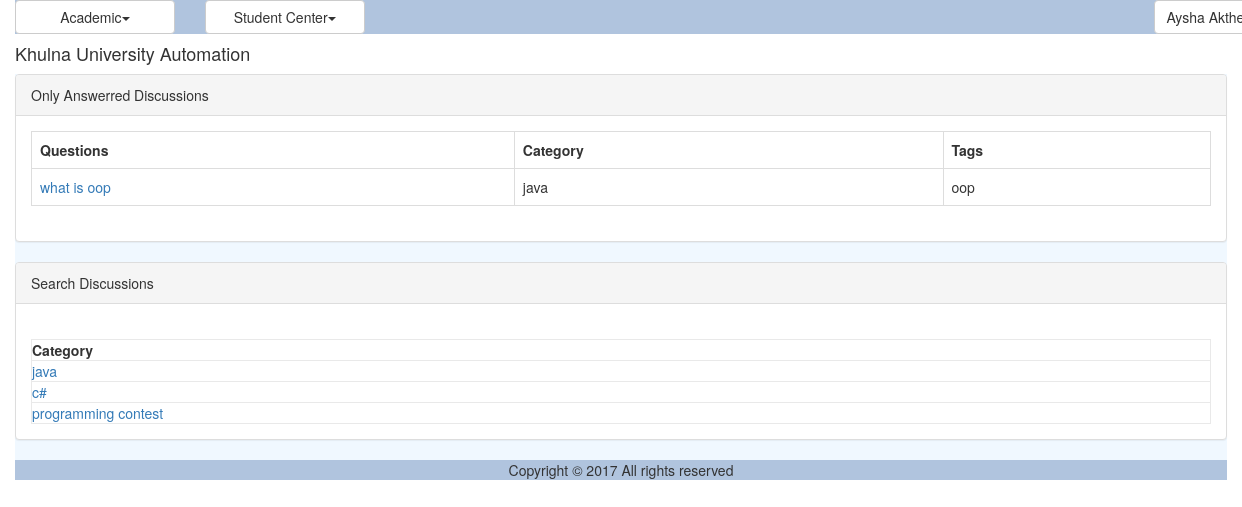
The page /discussion_answered.php (signed in) on the database its author committed.
### tables this page shows
CREATE TABLE `dms_discussion` (
  `ID` varchar(40) NOT NULL,
  `Title` varchar(150) NOT NULL,
  `CategoryID` varchar(40) NOT NULL,
  `Description` varchar(300) NOT NULL,
  `Tag` varchar(200) NOT NULL,
  `CreationDate` datetime NOT NULL,
  `CreatorID` varchar(40) NOT NULL
);

CREATE TABLE `dms_discussion_category` (
  `ID` varchar(40) NOT NULL,
  `Name` varchar(40) NOT NULL
);

### util/class.util.inc (called while the page is built, shortened)
<?php
class ConfigUtil implements I_DBConfig, I_LogConfig, I_LanguageConfig{
	public static $s_instance;
	private $_host;
	private $_username;
	private $_password;
	private $_database;
	public static function getInstance() {
		if(!self::$s_instance) {
			self::$s_instance = new self();
		}
		return self::$s_instance;
	}
	private function readConfig(){
		$this->_ini_array = parse_ini_file(CONFIG.'system.ini');
		$this->_host =	$this->_ini_array['db_host'];
		$this->_username = $this->_ini_array['db_username'];
		$this->_password = $this->_ini_array['db_password'];
		$this->_database = $this->_ini_array['db_database'];
	}
	public function getDBHost(){
		return $this->_host;
	}
	public function getDBUserName(){
		return $this->_username;
	}
	public function getDBPassword(){
		return $this->_password;
	}
	public function getDBName(){
		return $this->_database;
	}
}
class DBUtil implements I_DBUtil {
	private static $s_instance;
	private $_host;
	private $_username;
	private $_password;
	private $_database;
	protected $_connection;
	protected $_result;
	public static function getInstance() {
		if(!self::$s_instance) {
			self::$s_instance = new self();
		}
		return self::$s_instance;
	}
	private function readDBConfig(){
		$_config = ConfigUtil::getInstance();
		$this->_host = $_config->getDBHost();
		$this->_username = $_config->getDBUserName();
		$this->_password = $_config->getDBPassword();
		$this->_database = $_config->getDBName();
	}
	private function setConnection(){
		$this->_connection = new mysqli($this->_host, $this->_username,
			$this->_password, $this->_database);
	}
	public function doQuery($sql) {
		$this->_result = $this->_connection->query($sql) or die(mysqli_error($this->_connection));
		return $this->_result;
	}
	public function getNumRows() {
		$this->_numRows = mysqli_num_rows($this->_result);
		return $this->_numRows;
	}
	public function getAllRows() {
		$rows = array();
		for($x = 0; $x < $this->getNumRows(); $x++) {
			$rows[] = mysqli_fetch_assoc($this->_result);
		}
		return $rows;
	}
	public function getTopRow() {
		return $this->_result->fetch_array();
	}
}
class LogUtil{
	private static $s_instance;
	public static function getInstance(){
		if(!self::$s_instance) {
			self::$s_instance = new self();
		}
		return self::$s_instance;
	}
}
class LangUtil{
	private static $s_instance;
	public static function getInstance() {
		if(!self::$s_instance) {
			self::$s_instance = new self();
		}
		return self::$s_instance;
	}
}
?>

### modules/forum/ui/blade/view.answered.blade.inc (called while the page is built, shortened)
<?php
include_once UTILITY.'class.util.inc';
include_once MODULES_FORUM.'bao/class.answeredbao.inc';
$_AnsweredBAO = new AnsweredBAO();
?>

### modules/forum/bao/class.answeredbao.inc (called while the page is built, shortened)
<?php
include_once UTILITY.'class.util.inc';
include_once MODULES_FORUM.'dao/class.answereddao.inc';
Class AnsweredBAO{
	private $_AnsweredDAO;
	public function __construct(){
		$this->_AnsweredDAO = new AnsweredDAO();
	}
	public function getAllDiscussions(){
		$Result = $this->_AnsweredDAO->getAllDiscussions();
		return $Result;
	}
	public function getAllDiscussionCategorys(){
		$Result = $this->_AnsweredDAO->getAllDiscussionCategorys();
		return $Result;
	}
	public function getNameFromCatagoryID($Discussion){
		$Result = $this->_AnsweredDAO->getNameFromCatagoryID($Discussion);
		return $Result;
	}
}
?>

### modules/forum/dao/class.answereddao.inc (called while the page is built, shortened)
<?php
include_once COMMON.'class.common.inc';
include_once COMMON.'class.common.forum.inc';
include_once UTILITY.'class.util.inc';
Class AnsweredDAO{
	private $_DB;
	public function __construct(){
		$this->_DB = DBUtil::getInstance();
	}
	public function getAllDiscussions(){
		$DiscussionList = array();
		$this->_DB->doQuery("SELECT * FROM dms_discussion WHERE ID IN (SELECT DiscussionID FROM dms_discussion_comment)");
		$rows = $this->_DB->getAllRows();
		for($i = 0; $i < sizeof($rows); $i++) {
			$row = $rows[$i];
			$this->_Discussion = new Discussion();
		    $this->_Discussion->setID ( $row['ID']);
		    $this->_Discussion->setName( $row['Title'] );
		    $this->_Discussion->setCategory( $row['CategoryID'] );
		    $this->_Discussion->setDescription( $row['Description'] );
		    $this->_Discussion->setTag( $row['Tag'] );
		    $this->_Discussion->setCreationDate( $row['CreationDate'] );
		    $this->_Discussion->setCreator( $row['CreatorID'] );
		    $DiscussionList[]=$this->_Discussion;
		}
		$Result = new Result();
		$Result->setIsSuccess(1);
		$Result->setResultObject($DiscussionList);
		return $Result;
	}
	public function getAllDiscussionCategorys(){
		$DiscussionCategoryList = array();
		$this->_DB->doQuery("SELECT * FROM dms_discussion_category");
		$rows = $this->_DB->getAllRows();
		for($i = 0; $i < sizeof($rows); $i++) {
			$row = $rows[$i];
			$this->_DiscussionCategory = new DiscussionCategory();
		    $this->_DiscussionCategory->setID ( $row['ID']);
		    $this->_DiscussionCategory->setName( $row['Name'] );
		    $DiscussionCategoryList[]=$this->_DiscussionCategory;
		}
		$Result = new Result();
		$Result->setIsSuccess(1);
		$Result->setResultObject($DiscussionCategoryList);
		return $Result;
	}
	public function getNameFromCatagoryID($CatagoryID){
		$SQL = "SELECT * FROM dms_discussion_category
				WHERE ID='".$CatagoryID."'";
		$SQL = $this->_DB->doQuery($SQL);
		$row = $this->_DB->getTopRow();
		$this->_DiscussionCategory = new DiscussionCategory();
		$this->_DiscussionCategory->setID ( $row['ID']);
		$this->_DiscussionCategory->setName( $row['Name'] );
	 	$Result = new Result();
		$Result->setIsSuccess(1);
		$Result->setResultObject($this->_DiscussionCategory);
		return $Result;
	}
}
?>

### common/class.common.inc (called while the page is built, shortened)
<?php
class Result{
    private $_IsSuccess=0;
    private $_ResultObject;
    public function setIsSuccess($IsSuccess){
        $this->_IsSuccess = $IsSuccess;
    }
    public function getIsSuccess(){
        return $this->_IsSuccess;
    }
    public function setResultObject($ResultObject){
        $this->_ResultObject = $ResultObject;
    }
    public function getResultObject(){
        return $this->_ResultObject;
    }
}
?>

### common/class.common.forum.inc (called while the page is built, shortened)
<?php
class DiscussionCategory{
    private $_ID;
    private $_name;
    public function setID ( $ID ) {
        $this->_ID = $ID;
    }
    public function getID () {
        return $this->_ID;
    }
    public function setName ($Name){
        $this->_name = $Name;
    }
    public function getName(){
        return $this->_name;
    }
}
class Discussion{
    private $_ID;
    private $_Name;
    private $_Category;
    private $_Tag;
    public function setID ( $ID ) {
        $this->_ID = $ID;
    }
    public function getID () {
        return $this->_ID;
    }
    public function setName ( $Name ) {
        $this->_Name = $Name;
    }
    public function getName () {
        return $this->_Name;
    }
    public function setCategory ( $Category ) {
        $this->_Category = $Category;
    }
    public function getCategory () {
        return $this->_Category;
    }
    public function setTag( $Tag ) {
        $this->_Tag = $Tag;
    }
    public function getTag() {
        return $this->_Tag;
    }
}
?>

### modules/forum/ui/view.answered.inc (the view)
<?php
include_once 'blade/view.answered.blade.inc';
include_once COMMON.'class.common.inc';
include_once COMMON.'class.common.forum.inc';
?>
<div class="panel panel-default">
    <div class="panel-heading">Only Answerred Discussions</div>
    <div class="panel-body">
	<table class="table table-bordered">
	<?php
	$Result = $_AnsweredBAO->getAllDiscussions();
	if($Result->getIsSuccess()){
		$DiscussionList = $Result->getResultObject();
	?>
		<tr>
			<th>Questions</th>
			<th>Category</th>
			<th>Tags</th>
		</tr>
		<?php
		for($i = 0; $i < sizeof($DiscussionList); $i++) {
			$Discussion = $DiscussionList[$i];
			?>
		    <tr>
		    <td><a href="discussion_comment.php?view=<?php echo $Discussion->getID(); ?>" onclick="return ; " >
		    <?php echo $Discussion->getName(); ?></a></td>
			    <td><?php $id = $Discussion->getCategory();
			    	$Result2 = $_AnsweredBAO->getNameFromCatagoryID($id);
			    	if ($Result2->getIsSuccess()) {
			    		$DiscussionCategory = $Result2->getResultObject();
			    		echo $DiscussionCategory->getName();
			    	}
			    	 ?></td>
			    <td><?php echo $Discussion->getTag(); ?></td>
		    </tr>
	    <?php
		}
	}
	else{
		echo $Result->getResultObject();
	}
	?>
	</table>
</div>
</div>
<div class="panel panel-default">
    <div class="panel-heading">Search Discussions</div>
    <div class="panel-body">
		<table class="table table-bordered">
		<table width="100%" border="1" cellpadding="15" bgcolor=" #d9b3ff">
			<tr><th>Category</th></tr>
			<tr><?php
				$Result = $_AnsweredBAO->getAllDiscussionCategorys();
				if($Result->getIsSuccess())
				{
					$DiscussionCategorys = $Result->getResultObject();
			        for ($i=0; $i < sizeof($DiscussionCategorys); $i++)
					{
						$DiscussionCategory = $DiscussionCategorys[$i];?>
						<tr><td><a href="search_discussion.php?Category=<?php echo $DiscussionCategory->getID(); ?>" onclick="return; "> <?php echo $DiscussionCategory->getName() ?> </a></td></tr>
					<?php
					}
				}
				?>
			</tr>
		</table>
	</div>
</div>

### resources/css/style.css (style rules this page uses)
table,td { border:solid #e9e9e9 1px; }

### rows shown on the page
dms_discussion: Title "what is oop", dms_discussion_category.Name "java", Tag "oop"
dms_discussion_category: Name "java"
dms_discussion_category: Name "c#"
dms_discussion_category: Name "programming contest"

### other values the page prints
$globalMenu[$i]->getTitle() "Academic Student Center"
$CurrentUser->getFullName() "Aysha…"
